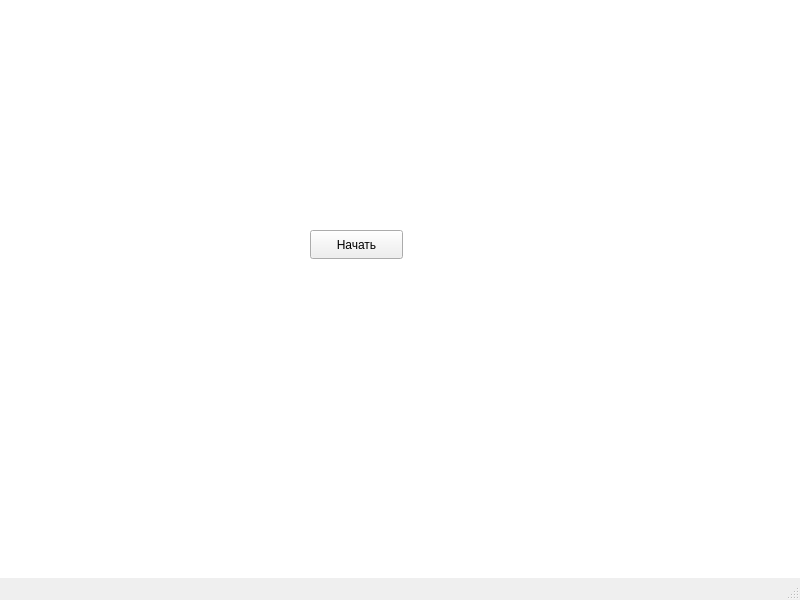
<?xml version="1.0" encoding="UTF-8"?>
<ui version="4.0">
 <class>MainWindow</class>
 <widget class="QMainWindow" name="MainWindow">
  <property name="geometry">
   <rect>
    <x>0</x>
    <y>0</y>
    <width>800</width>
    <height>600</height>
   </rect>
  </property>
  <property name="windowTitle">
   <string>MainWindow</string>
  </property>
  <widget class="QWidget" name="centralwidget">
   <widget class="QLabel" name="label">
    <property name="geometry">
     <rect>
      <x>240</x>
      <y>60</y>
      <width>63</width>
      <height>20</height>
     </rect>
    </property>
    <property name="text">
     <string>TextLabel</string>
    </property>
   </widget>
   <widget class="QGraphicsView" name="graphicsView">
    <property name="geometry">
     <rect>
      <x>-270</x>
      <y>-110</y>
      <width>1511</width>
      <height>921</height>
     </rect>
    </property>
   </widget>
   <widget class="QPushButton" name="pushButton">
    <property name="geometry">
     <rect>
      <x>310</x>
      <y>230</y>
      <width>93</width>
      <height>29</height>
     </rect>
    </property>
    <property name="text">
     <string>Начать</string>
    </property>
   </widget>
   <widget class="QLabel" name="textoutput">
    <property name="geometry">
     <rect>
      <x>270</x>
      <y>280</y>
      <width>171</width>
      <height>20</height>
     </rect>
    </property>
    <property name="text">
     <string/>
    </property>
    <property name="alignment">
     <set>Qt::AlignCenter</set>
    </property>
   </widget>
   <widget class="QLabel" name="venok">
    <property name="geometry">
     <rect>
      <x>340</x>
      <y>210</y>
      <width>171</width>
      <height>131</height>
     </rect>
    </property>
    <property name="text">
     <string/>
    </property>
   </widget>
  </widget>
  <widget class="QMenuBar" name="menubar">
   <property name="geometry">
    <rect>
     <x>0</x>
     <y>0</y>
     <width>800</width>
     <height>26</height>
    </rect>
   </property>
  </widget>
  <widget class="QStatusBar" name="statusbar"/>
 </widget>
 <resources/>
 <connections/>
</ui>
